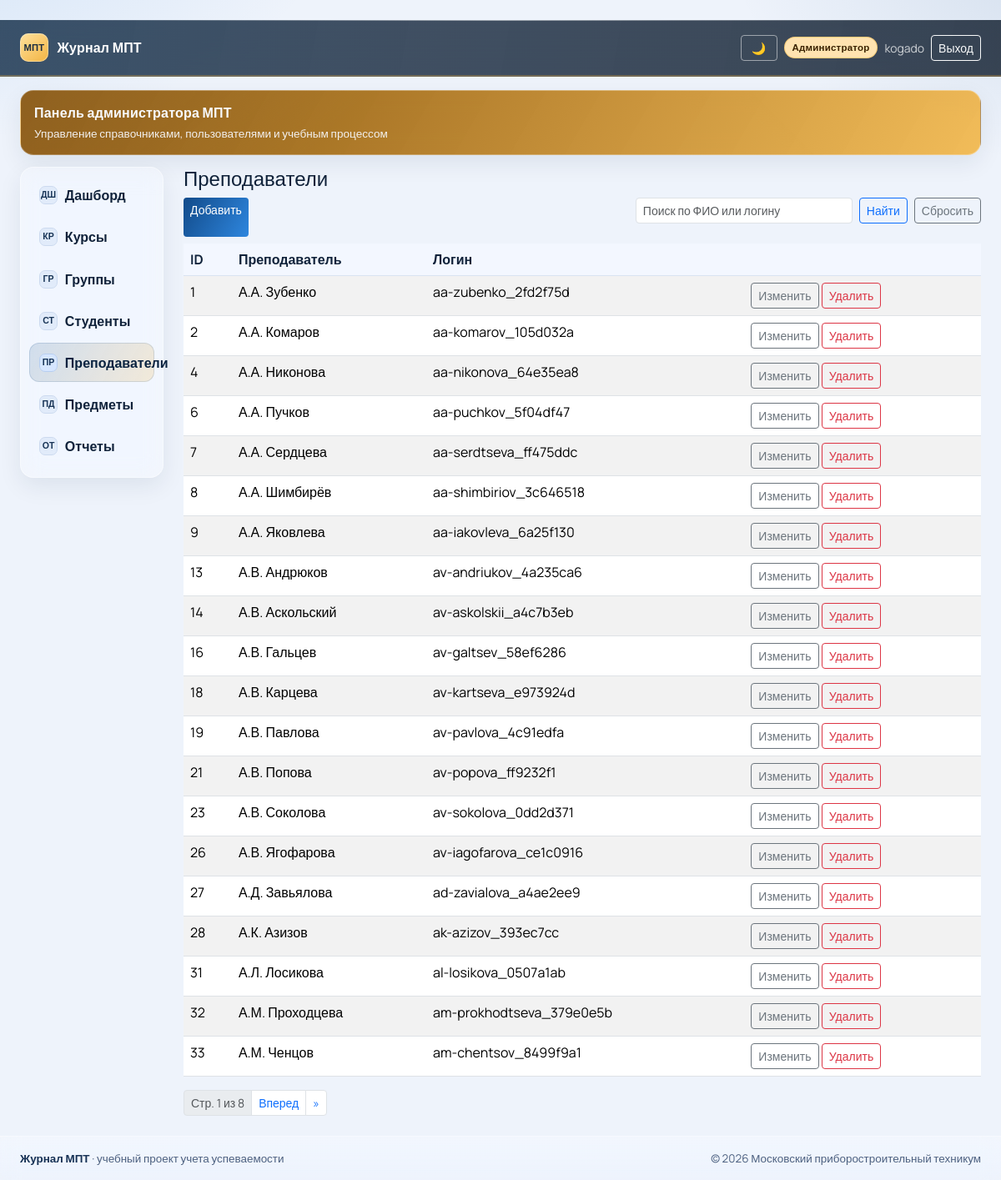
Screenshot of /teachers/ (signed in) with the database file from the repository.
### users/models.py (models this page shows, shortened)
class Teacher(models.Model):
    user = models.OneToOneField(
        User,
        on_delete=models.CASCADE,
        related_name='teacher_profile',
        verbose_name='Пользователь',
    )
    department = models.ForeignKey(
        'core.Department',
        on_delete=models.SET_NULL,
        related_name='teachers',
        null=True,
        blank=True,
        verbose_name='Отделение',
    )
    source = models.CharField('Источник', max_length=50, default='mpt.ru', db_index=True)
    external_id = models.CharField('Внешний ID', max_length=255, null=True, blank=True, db_index=True)
    is_active = models.BooleanField('Активен', default=True)
    class Meta:
        verbose_name = 'Преподаватель'
        verbose_name_plural = 'Преподаватели'
        constraints = [
            models.UniqueConstraint(fields=['source', 'external_id'], name='uniq_teacher_source_external_id'),
        ]

### users/views.py (the view, shortened to what this page needs)
# urls.py: path('teachers/', views.TeacherListView.as_view(), name='teacher_list'),
class TeacherListView(AdminRequiredMixin, ListView):
    model = Teacher
    template_name = 'users/teacher_list.html'
    paginate_by = 20
    def get_queryset(self):
        qs = Teacher.objects.select_related('user', 'department')
        q = (self.request.GET.get('q') or '').strip()
        return qs
    def get_context_data(self, **kwargs):
        context = super().get_context_data(**kwargs)
        context['q'] = (self.request.GET.get('q') or '').strip()
        return context

### core/context_processors.py (called while the page is built, shortened)
def role_flags(request):
    user = request.user
    is_admin = user.is_superuser or user.groups.filter(name='Admin').exists()
    is_teacher = user.groups.filter(name='Teacher').exists()
    is_student = user.groups.filter(name='Student').exists()
    student_profile_id = None
    if is_student:
        try:
            student_profile_id = user.student_profile.id
        except Exception:
            student_profile_id = None
    display_name = user.get_full_name().strip() or user.username
    return {
        'is_admin': is_admin,
        'is_teacher': is_teacher,
        'is_student': is_student,
        'is_student_only': is_student and not is_teacher and not is_admin,
        'student_profile_id': student_profile_id,
        'display_name': display_name,
    }

### core/permissions.py (called while the page is built)
    def test_func(self):
        return self.request.user.is_superuser or self.request.user.groups.filter(name='Admin').exists()

### users/templates/users/teacher_list.html (shortened to what this page needs)
﻿{% extends 'base.html' %}
{% block content %}
<h1 class="h4">Преподаватели</h1>
<div class="d-flex flex-wrap gap-2 mb-2">
  <a class="btn btn-primary btn-sm" href="{% url 'teacher_add' %}">Добавить</a>
  <form method="get" class="d-flex gap-2 ms-auto">
    <input
      type="text"
      name="q"
      value="{{ q }}"
      class="form-control form-control-sm"
      placeholder="Поиск по ФИО или логину"
      style="min-width: 260px;"
    >
    <button class="btn btn-sm btn-outline-primary" type="submit">Найти</button>
    <a class="btn btn-sm btn-outline-secondary" href="{% url 'teacher_list' %}">Сбросить</a>
  </form>
</div>
<table class="table table-striped">
  <thead><tr><th>ID</th><th>Преподаватель</th><th>Логин</th><th></th></tr></thead>
  <tbody>
    {% for obj in object_list %}
    <tr>
      <td>{{ obj.id }}</td>
      <td>{{ obj.user.get_full_name|default:obj.user.username }}</td>
      <td class="muted">{{ obj.user.username }}</td>
      <td>
        <a class="btn btn-sm btn-outline-secondary" href="{% url 'teacher_edit' obj.id %}">Изменить</a>
        <a class="btn btn-sm btn-outline-danger" href="{% url 'teacher_delete' obj.id %}">Удалить</a>
      </td>
    </tr>
    {% endfor %}
  </tbody>
</table>
{% if is_paginated %}
<nav class="mt-3" aria-label="Пагинация преподавателей">
  <ul class="pagination pagination-sm mb-0">
    <li class="page-item disabled"><span class="page-link">Стр. {{ page_obj.number }} из {{ page_obj.paginator.num_pages }}</span></li>
    {% if page_obj.has_next %}
    <li class="page-item"><a class="page-link" href="?page={{ page_obj.next_page_number }}{% if q %}&q={{ q|urlencode }}{% endif %}">Вперед</a></li>
    <li class="page-item"><a class="page-link" href="?page={{ page_obj.paginator.num_pages }}{% if q %}&q={{ q|urlencode }}{% endif %}">»</a></li>
    {% endif %}
  </ul>
</nav>
{% endif %}
{% endblock %}

### templates/base.html (shortened to what this page needs)
<!doctype html>
<html lang="ru">
<head>
  <link href="https://cdn.jsdelivr.net/npm/bootstrap@5.3.3/dist/css/bootstrap.min.css" rel="stylesheet">
  <link href="https://cdn.jsdelivr.net/npm/tom-select@2.3.1/dist/css/tom-select.bootstrap5.min.css" rel="stylesheet">
</head>
<body>
<nav class="navbar navbar-expand-lg navbar-dark topbar">
  <div class="container-fluid px-3 px-md-4 py-2">
    <a class="brand" href="{% url 'dashboard' %}">
      <span class="brand-mark">МПТ</span>
      <span>Журнал МПТ</span>
    </a>
    <div class="ms-auto d-flex align-items-center gap-2 text-white">
      <button id="themeToggle" type="button" class="btn btn-sm btn-outline-light theme-toggle" title="Сменить тему">🌙</button>
      {% if user.is_authenticated %}
      {% if is_admin %}
      <span class="role-badge role-admin">Администратор</span>
      {% elif is_teacher %}
      <span class="role-badge role-teacher">Преподаватель</span>
      {% elif is_student %}
      <span class="role-badge role-student">Студент</span>
      {% endif %}
      <span class="small opacity-75">{{ display_name }}</span>
      <form method="post" action="{% url 'logout' %}" class="m-0">
        <button type="submit" class="btn btn-sm btn-outline-light">Выход</button>
      </form>
      {% endif %}
    </div>
  </div>
</nav>
<div class="container-fluid shell px-3 px-md-4 app-shell">
  {% if user.is_authenticated and is_admin %}
  <section class="mpt-banner banner-admin">
    <p class="mpt-banner-title">Панель администратора МПТ</p>
    <p class="mpt-banner-subtitle">Управление справочниками, пользователями и учебным процессом</p>
  </section>
  {% elif user.is_authenticated and is_teacher %}
  <section class="mpt-banner banner-teacher">
    <p class="mpt-banner-title">Рабочее место преподавателя</p>
    <p class="mpt-banner-subtitle">Курсы, журнал, посещаемость и отчеты по группам</p>
  </section>
  {% elif user.is_authenticated and is_student %}
  <section class="mpt-banner banner-student">
    <p class="mpt-banner-title">Личный кабинет студента</p>
    <p class="mpt-banner-subtitle">Предметы, оценки, посещаемость и персональный журнал</p>
  </section>
  {% else %}
  <section class="mpt-banner banner-teacher">
    <p class="mpt-banner-title">Московский приборостроительный техникум</p>
    <p class="mpt-banner-subtitle">Единая система контроля успеваемости, посещаемости и отчетности</p>
  </section>
  {% endif %}
  <div class="row g-3 g-lg-4">
    {% if user.is_authenticated %}
    <aside class="col-12 col-lg-3 col-xl-2">
      <div class="sidebar">
        {% if is_student_only %}
          {% if student_profile_id %}
            <a class="nav-linkx {% if '/students/' in request.path %}active{% endif %}" href="{% url 'student_detail' student_profile_id %}">
              <span class="nav-ico">ПС</span>
              <span>Профиль студента</span>
            </a>
          {% endif %}
        {% else %}
        <a class="nav-linkx {% if request.path == '/' %}active{% endif %}" href="{% url 'dashboard' %}">
          <span class="nav-ico">ДШ</span>
          <span>Дашборд</span>
        </a>
        <a class="nav-linkx {% if '/courses/' in request.path %}active{% endif %}" href="{% url 'course_list' %}">
          <span class="nav-ico">КР</span>
          <span>Курсы</span>
        </a>
          {% if is_admin %}
          <a class="nav-linkx {% if '/groups/' in request.path %}active{% endif %}" href="{% url 'group_list' %}">
            <span class="nav-ico">ГР</span>
            <span>Группы</span>
          </a>
          <a class="nav-linkx {% if '/students/' in request.path %}active{% endif %}" href="{% url 'student_list' %}">
            <span class="nav-ico">СТ</span>
            <span>Студенты</span>
          </a>
          <a class="nav-linkx {% if '/teachers/' in request.path %}active{% endif %}" href="{% url 'teacher_list' %}">
            <span class="nav-ico">ПР</span>
            <span>Преподаватели</span>
          </a>
          <a class="nav-linkx {% if '/subjects/' in request.path %}active{% endif %}" href="{% url 'subject_list' %}">
            <span class="nav-ico">ПД</span>
            <span>Предметы</span>
          </a>
          {% endif %}
          {% if is_admin or is_teacher %}
          <a class="nav-linkx {% if '/reports' in request.path %}active{% endif %}" href="{% url 'reports_index' %}">
            <span class="nav-ico">ОТ</span>
            <span>Отчеты</span>
          </a>
          {% endif %}
        {% endif %}
      </div>
    </aside>
    {% endif %}
    <main class="{% if user.is_authenticated %}col-12 col-lg-9 col-xl-10{% else %}col-12 d-flex justify-content-center{% endif %}">
      {% block content %}{% endblock %}
    </main>
  </div>
</div>
<footer class="mpt-footer">
  <div class="container-fluid px-3 px-md-4">
    <div class="mpt-footer-inner">
      <div><strong>Журнал МПТ</strong> · учебный проект учета успеваемости</div>
      <div class="text-end">© 2026 Московский приборостроительный техникум</div>
    </div>
  </div>
</footer>
</body>
</html>

### rows the page displays
Teacher: id "1", user.get_full_name "А.А. Зубенко", user.username "aa-zubenko_2fd2f75d"
Teacher: id "2", user.get_full_name "А.А. Комаров", user.username "aa-komarov_105d032a"
Teacher: id "4", user.get_full_name "А.А. Никонова", user.username "aa-nikonova_64e35ea8"
Teacher: id "6", user.get_full_name "А.А. Пучков", user.username "aa-puchkov_5f04df47"
Teacher: id "7", user.get_full_name "А.А. Сердцева", user.username "aa-serdtseva_ff475ddc"
Teacher: id "8", user.get_full_name "А.А. Шимбирёв", user.username "aa-shimbiriov_3c646518"
Teacher: id "9", user.get_full_name "А.А. Яковлева", user.username "aa-iakovleva_6a25f130"
Teacher: id "13", user.get_full_name "А.В. Андрюков", user.username "av-andriukov_4a235ca6"
Teacher: id "14", user.get_full_name "А.В. Аскольский", user.username "av-askolskii_a4c7b3eb"
Teacher: id "16", user.get_full_name "А.В. Гальцев", user.username "av-galtsev_58ef6286"
Teacher: id "18", user.get_full_name "А.В. Карцева", user.username "av-kartseva_e973924d"
Teacher: id "19", user.get_full_name "А.В. Павлова", user.username "av-pavlova_4c91edfa"
Teacher: id "21", user.get_full_name "А.В. Попова", user.username "av-popova_ff9232f1"
Teacher: id "23", user.get_full_name "А.В. Соколова", user.username "av-sokolova_0dd2d371"
Teacher: id "26", user.get_full_name "А.В. Ягофарова", user.username "av-iagofarova_ce1c0916"
Teacher: id "27", user.get_full_name "А.Д. Завьялова", user.username "ad-zavialova_a4ae2ee9"
Teacher: id "28", user.get_full_name "А.К. Азизов", user.username "ak-azizov_393ec7cc"
Teacher: id "31", user.get_full_name "А.Л. Лосикова", user.username "al-losikova_0507a1ab"
Teacher: id "32", user.get_full_name "А.М. Проходцева", user.username "am-prokhodtseva_379e0e5b"
Teacher: id "33", user.get_full_name "А.М. Ченцов", user.username "am-chentsov_8499f9a1"

### other values shown
{{ display_name }} "kogado"
{{ page_obj.number }} "1"
{{ page_obj.paginator.num_pages }} "8"
